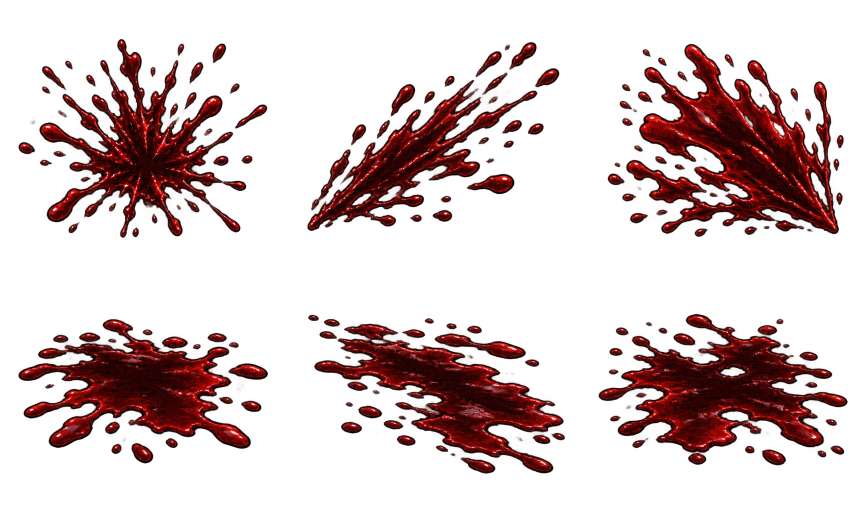
#> input picture assets/cache-road/blood/blood-splatter-atlas.webp, 1728 x 1024 px, given in place of blood-splatter-atlas.png, which was not available (shown at 1/2 size)
$ python pack-cache-blood-crew.py
#> lines starting #> are read from the running program, lines starting #| are printed output that depends on the picture; pictures that were not available may be replaced by others from this repository, and a replacement may not be noted
#!/usr/bin/env python3
"""Noncreative, exact RGBA extraction/repacking of image_gen originals."""
import hashlib
import json
from pathlib import Path
from PIL import Image

ROOT = Path(__file__).resolve().parents[1]
def digest(path):
    return hashlib.sha256(path.read_bytes()).hexdigest()

def pack(asset, key, source, runtime, columns, rows, cell_size, anchors):
#> called with asset = 'blood-splatter-atlas', key = 'cacheBloodSplatter', columns = 3, rows = 2, cell_size = (576, 512)
    src = Image.open(ROOT/source).convert('RGBA')
#> src is the input picture: PIL image 1728x1024 RGBA; mean R, G, B, A 24, 2, 1.7, 56.4
    cw,ch = cell_size
    out = Image.new('RGBA', (cw*columns,ch*rows))
#> out: PIL image 1728x1024 RGBA; every value is 0
    cells = []
    for frame in range(columns*rows):
        c,r = frame%columns,frame//columns
        x0,y0 = c*src.width//columns,r*src.height//rows
        x1,y1 = (c+1)*src.width//columns,(r+1)*src.height//rows
        crop = src.crop((x0,y0,x1,y1))
        ix,iy = (cw-crop.width)//2,(ch-crop.height)//2
        out.paste(crop,(c*cw+ix,r*ch+iy))
        bounds = crop.getchannel('A').getbbox()
        cells.append({'frame':frame,'sourceRect':[x0,y0,crop.width,crop.height],
                      'insert':[ix,iy],'anchor':anchors[frame],
                      'opaqueBounds':[bounds[0]+ix,bounds[1]+iy,bounds[2]+ix,bounds[3]+iy]})
#> this loop made 6 passes
#> bounds on passes 1 to 6: (32, 50, 554, 481), (12, 42, 565, 491), (9, 54, 538, 491), (31, 25, 566, 491), (12, 20, 565, 491), (11, 20, 550, 491)
#> pass 1, in pack, `crop = src.crop((x0,y0,x1,y1))`:
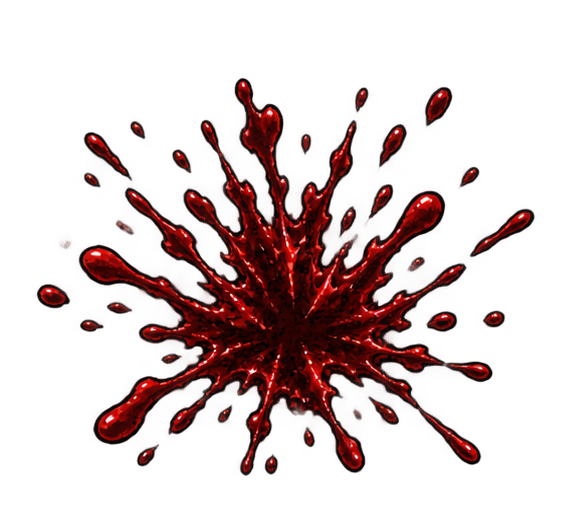
#> crop: PIL image 576x512 RGBA; mean R, G, B, A 23.4, 2, 1.7, 53.2; transparent parts drawn white
#> pass 2, in pack, `crop = src.crop((x0,y0,x1,y1))`:
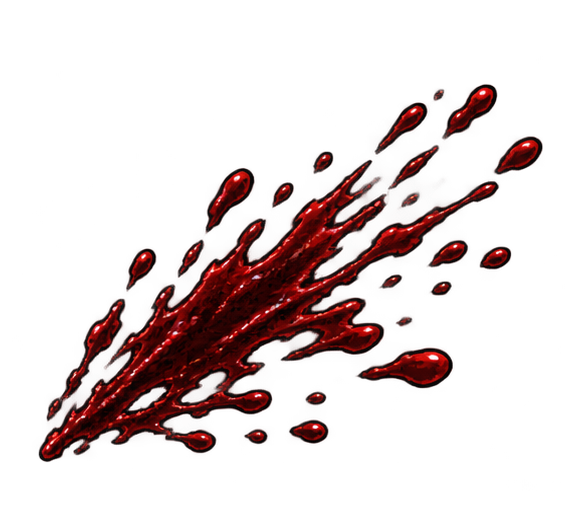
#> crop: PIL image 576x512 RGBA; mean R, G, B, A 18.5, 1.6, 1.4, 43.9; transparent parts drawn white
#> pass 3, in pack, `crop = src.crop((x0,y0,x1,y1))`:
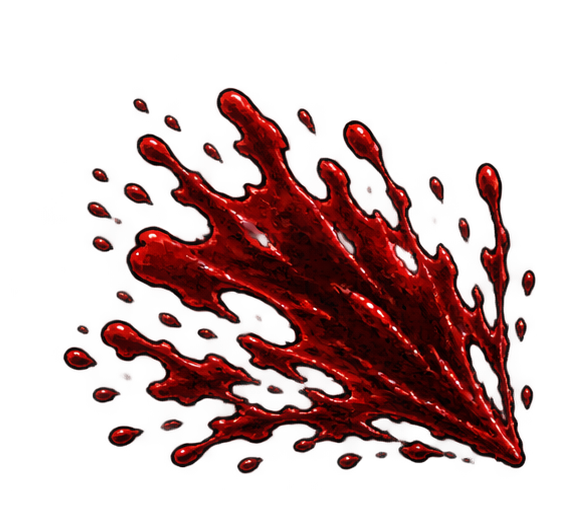
#> crop: PIL image 576x512 RGBA; mean R, G, B, A 33.2, 2.4, 2, 72.1; transparent parts drawn white
#> after the loop:
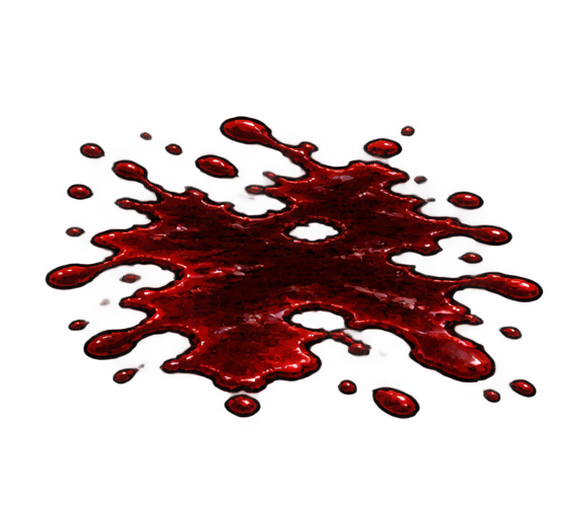
#> crop: PIL image 576x512 RGBA; mean R, G, B, A 23, 1.8, 1.6, 59.5; transparent parts drawn white
#> after the loop, cells = 6 items
    target = ROOT/runtime
    target.parent.mkdir(parents=True,exist_ok=True)
    out.save(target,format='WEBP',lossless=True,exact=True)
    decoded = Image.open(target).convert('RGBA')
    assert decoded.tobytes()==out.tobytes(), 'RGBA must survive exact WebP export'
    return {'asset':asset,'key':key,'generatedOriginal':source,'runtime':runtime,
            'size':list(out.size),'sourceSize':list(src.size),'mode':'RGBA',
            'columns':columns,'rows':rows,'frames':columns*rows,'cellSize':list(cell_size),
            'registrationAnchor':[.5,1] if rows==2 else [.5,.5], 'cells':cells,
            'sha256':{'source':digest(ROOT/source),'runtime':digest(target)},
            'bytes':{'encoded':target.stat().st_size,'decodedRGBA':out.width*out.height*4}}

assets = [pack('blood-splatter-atlas','cacheBloodSplatter',
    'assets/cache-road/blood/sources/blood-splatter-atlas.png',
    'assets/cache-road/blood/blood-splatter-atlas.webp',3,2,(576,512),
    [[.5,.86]]*3+[[.5,.55]]*3),
    pack('crew-callout-portraits','cacheCrewCallouts',
    'assets/cache-road/blood/sources/crew-callout-portraits.png',
    'assets/cache-road/blood/crew-callout-portraits.webp',3,1,(768,768),[[.5,.5]]*3)]
#> (the run stopped early here; a loop or call above may not have finished)
